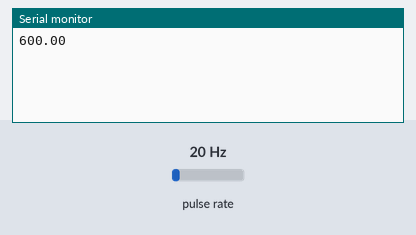
Simulated run of this sketch. Board: ESP32. Parts: the last lines printed to the serial monitor. Wiring (inferred from the names in the program): pulse sensor: data GPIO 4. The test bench sets the inputs (shaded band); at power-on: pulse rate 20 Hz.

Above: at 1.2 s.
1.3 s: pulse rate (sensor on GPIO 4) set to 4 Hz
At 2.6 s:
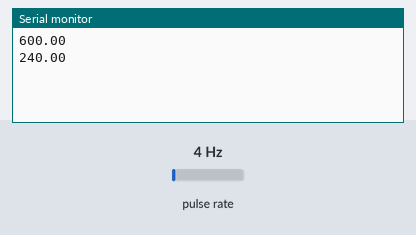
2.8 s: pulse rate (sensor on GPIO 4) set to 50 Hz
At 3.7 s:
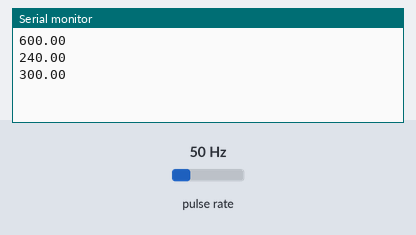
Timing chart, 0 to 5.8 s (numbered marks = the images above; inputs shaded):
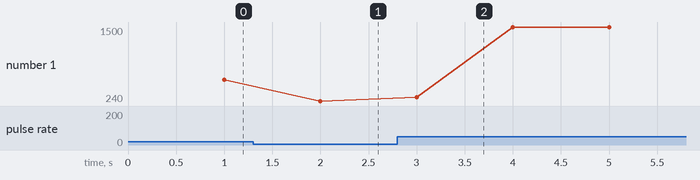

The sketch:

sketch_feb07a.ino
```cpp
#include <Arduino.h>

const int irSensorPin = 4; // change to the pin that your IR sensor is connected to
unsigned long lastTime = 0;
unsigned long curTime = 0;
unsigned long deltaTime = 0;
double RPM = 0;
int count = 0;

void IRAM_ATTR onSensorChange() {
  count++;
}

void setup() {
  Serial.begin(115200);
  attachInterrupt(digitalPinToInterrupt(irSensorPin), onSensorChange, RISING);
}

void loop() {
  curTime = millis();
  deltaTime = curTime - lastTime;
  if (deltaTime >= 1000) { // calculate RPM every second
    RPM = (count / 2) * (60000.0 / deltaTime);
    Serial.println(RPM);
    lastTime = curTime;
    count = 0;
  }
}
```

Measured:
- after the input at 1.3 s, the serial monitor: prints a new line after 0.70 s (image 1)
- after the input at 2.8 s, the serial monitor: prints a new line after 0.20 s (image 2)
- plotted number 1: 600 → 240 after the input at 1.3 s, 240 → 1500 after the input at 2.8 s
